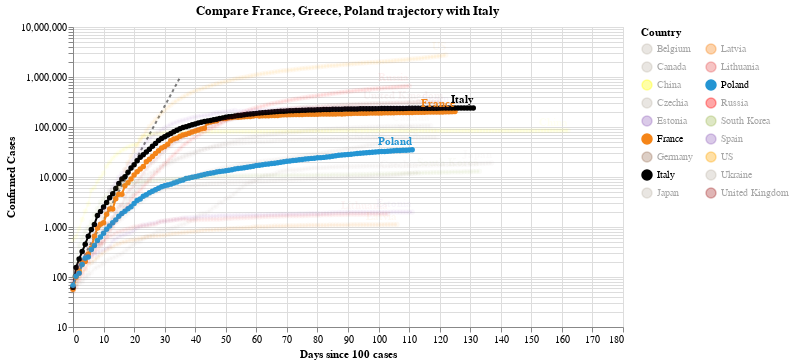

Notebook code cell kept with this figure:
### Code cell
#hide_input
chart2 = make_since_chart(dff2, ['France', 'Greece', 'Poland'], baseline_countries)
chart2

### Figure 1 — Vega-Lite specification as saved in the notebook (floating-point values rounded to 4 significant figures; data arrays with more than 128 entries replaced by an {"elided": "..."} marker saying what was removed)
{"config": {"view": {"continuousWidth": 400, "continuousHeight": 300}}, "layer": [{"data": {"name": "data-628230001892d6798b50651be41d1b3e"}, "mark": {"type": "line", "color": "black", "opacity": 0.5, "strokeDash": [3, 3]}, "encoding": {"x": {"type": "quantitative", "field": "Days since 100 cases"}, "y": {"type": "quantitative", "field": "Confirmed Cases"}}}, {"data": {"name": "data-db2d78b6054fc7c4367406ce7be34d7f"}, "mark": {"type": "line", "point": true}, "encoding": {"color": {"type": "nominal", "field": "Country", "legend": {"columns": 2}, "scale": {"domain": ["Belgium", "Canada", "China", "Czechia", "Estonia", "France", "Germany", "Italy", "Japan", "Latvia", "Lithuania", "Poland", "Russia", "South Korea", "Spain", "US", "Ukraine", "United Kingdom"], "range": ["#C1B7AD", "#C1B7AD", "yellow", "#C1B7AD", "#9467bd", "#F58518", "#9D755D", "black", "#C1B7AD", "#F58518", "#E45756", "#2495D3", "red", "#A1BA59", "#9467bd", "orange", "#C1B7AD", "brown"]}}, "opacity": {"condition": {"value": 1, "selection": "selector005"}, "value": 0.05}, "tooltip": [{"type": "nominal", "field": "Country"}, {"type": "temporal", "field": "Date"}, {"type": "quantitative", "field": "Confirmed Cases"}, {"type": "quantitative", "field": "Days since 100 cases"}], "x": {"type": "quantitative", "field": "Days since 100 cases"}, "y": {"type": "quantitative", "field": "Confirmed Cases", "scale": {"type": "log"}}}, "selection": {"selector005": {"type": "multi", "fields": ["Country"], "bind": "legend", "init": [{"Country": "France"}, {"Country": "Greece"}, {"Country": "Poland"}, {"Country": "Italy"}]}}, "width": 550}, {"data": {"name": "data-db2d78b6054fc7c4367406ce7be34d7f"}, "mark": {"type": "text", "align": "right", "dy": -8, "fontWeight": "bold"}, "encoding": {"color": {"type": "nominal", "field": "Country", "legend": {"columns": 2}, "scale": {"domain": ["Belgium", "Canada", "China", "Czechia", "Estonia", "France", "Germany", "Italy", "Japan", "Latvia", "Lithuania", "Poland", "Russia", "South Korea", "Spain", "US", "Ukraine", "United Kingdom"], "range": ["#C1B7AD", "#C1B7AD", "yellow", "#C1B7AD", "#9467bd", "#F58518", "#9D755D", "black", "#C1B7AD", "#F58518", "#E45756", "#2495D3", "red", "#A1BA59", "#9467bd", "orange", "#C1B7AD", "brown"]}}, "opacity": {"condition": {"value": 1, "selection": "selector005"}, "value": 0.05}, "text": {"type": "nominal", "field": "Country"}, "tooltip": [{"type": "nominal", "field": "Country"}, {"type": "temporal", "field": "Date"}, {"type": "quantitative", "field": "Confirmed Cases"}, {"type": "quantitative", "field": "Days since 100 cases"}], "x": {"type": "quantitative", "field": "Days since 100 cases"}, "y": {"type": "quantitative", "field": "Confirmed Cases", "scale": {"type": "log"}}}, "transform": [{"filter": "(datum['Date'] >= 1593648000000)"}], "width": 550}], "title": "Compare France, Greece, Poland trajectory with Italy", "$schema": "https://vega.github.io/schema/vega-lite/v4.0.2.json", "datasets": {"data-628230001892d6798b50651be41d1b3e": [{"Days since 100 cases": 0, "Confirmed Cases": 100.0}, {"Days since 100 cases": 1, "Confirmed Cases": 130.0}, {"Days since 100 cases": 2, "Confirmed Cases": 169.0}, {"Days since 100 cases": 3, "Confirmed Cases": 219.7}, {"Days since 100 cases": 4, "Confirmed Cases": 285.6}, {"Days since 100 cases": 5, "Confirmed Cases": 371.3}, {"Days since 100 cases": 6, "Confirmed Cases": 482.7}, {"Days since 100 cases": 7, "Confirmed Cases": 627.5}, {"Days since 100 cases": 8, "Confirmed Cases": 815.7}, {"Days since 100 cases": 9, "Confirmed Cases": 1060.0}, {"Days since 100 cases": 10, "Confirmed Cases": 1379.0}, {"Days since 100 cases": 11, "Confirmed Cases": 1792.0}, {"Days since 100 cases": 12, "Confirmed Cases": 2330.0}, {"Days since 100 cases": 13, "Confirmed Cases": 3029.0}, {"Days since 100 cases": 14, "Confirmed Cases": 3937.0}, {"Days since 100 cases": 15, "Confirmed Cases": 5119.0}, {"Days since 100 cases": 16, "Confirmed Cases": 6654.0}, {"Days since 100 cases": 17, "Confirmed Cases": 8650.0}, {"Days since 100 cases": 18, "Confirmed Cases": 11250.0}, {"Days since 100 cases": 19, "Confirmed Cases": 14620.0}, {"Days since 100 cases": 20, "Confirmed Cases": 19000.0}, {"Days since 100 cases": 21, "Confirmed Cases": 24710.0}, {"Days since 100 cases": 22, "Confirmed Cases": 32120.0}, {"Days since 100 cases": 23, "Confirmed Cases": 41750.0}, {"Days since 100 cases": 24, "Confirmed Cases": 54280.0}, {"Days since 100 cases": 25, "Confirmed Cases": 70560.0}, {"Days since 100 cases": 26, "Confirmed Cases": 91730.0}, {"Days since 100 cases": 27, "Confirmed Cases": 119300.0}, {"Days since 100 cases": 28, "Confirmed Cases": 155000.0}, {"Days since 100 cases": 29, "Confirmed Cases": 201500.0}, {"Days since 100 cases": 30, "Confirmed Cases": 262000.0}, {"Days since 100 cases": 31, "Confirmed Cases": 340600.0}, {"Days since 100 cases": 32, "Confirmed Cases": 442800.0}, {"Days since 100 cases": 33, "Confirmed Cases": 575600.0}, {"Days since 100 cases": 34, "Confirmed Cases": 748300.0}, {"Days since 100 cases": 35, "Confirmed Cases": 972800.0}], "data-db2d78b6054fc7c4367406ce7be34d7f": {"elided": "2188 records"}}}
